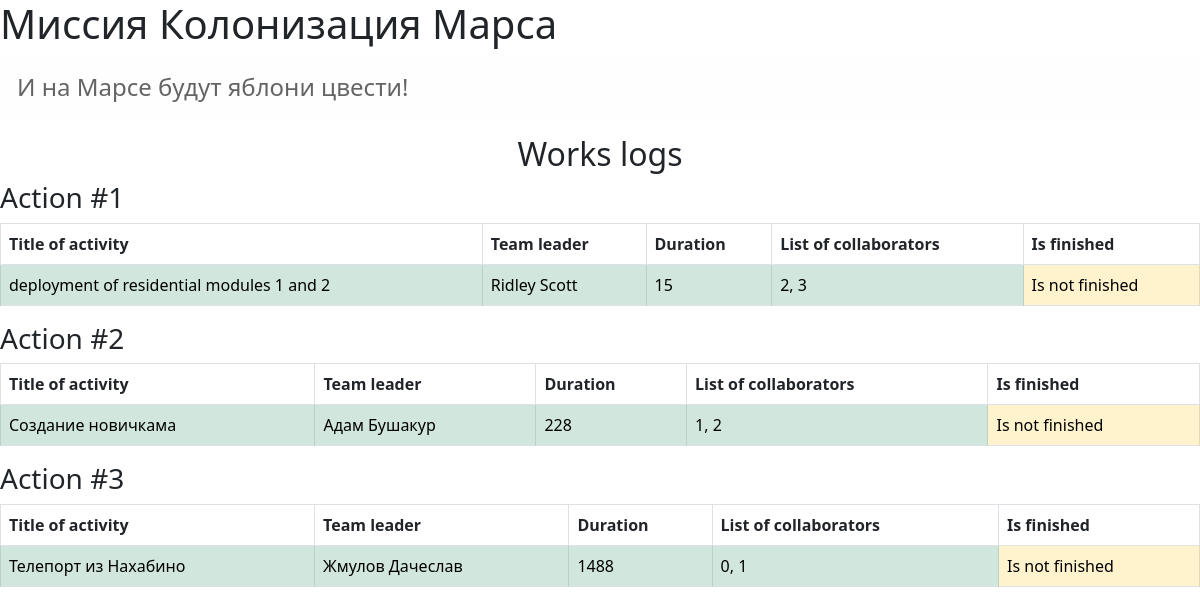
The page / on the database its author committed.
### data/jobs.py (models this page shows)
class Jobs(SqlAlchemyBase):
    __tablename__ = 'jobs'
    id = sa.Column(sa.Integer, primary_key=True,
                   autoincrement=True)
    team_leader_id = sa.Column(sa.Integer,
                            sa.ForeignKey('users.id'))
    job = sa.Column(sa.String)
    work_size = sa.Column(sa.Integer)
    collaborations = sa.Column(sa.String)
    start_date = sa.Column(sa.DateTime)
    end_date = sa.Column(sa.DateTime)
    is_finished = sa.Column(sa.Boolean)
    team_leader = orm.relation('User')

### data/users.py (models this page shows, shortened)
class User(SqlAlchemyBase):
    __tablename__ = 'users'
    id = sa.Column(sa.Integer, primary_key=True,
                   autoincrement=True)
    surname = sa.Column(sa.String, nullable=True)
    name = sa.Column(sa.String, nullable=True)
    age = sa.Column(sa.Integer, nullable=True)
    position = sa.Column(sa.String, nullable=True)
    speciality = sa.Column(sa.String, nullable=True)
    address = sa.Column(sa.String, nullable=True)
    email = sa.Column(sa.String, unique=True,
                      nullable=True)
    hashed_password = sa.Column(sa.String,
                                nullable=True)
    modified_date = sa.Column(sa.DateTime)

### server.py (the view)
@app.route('/')
def news_work():
    db_sess = db_session.create_session()
    jobs = db_sess.query(Jobs).all()
    return render_template('index.html', jobs=jobs)

### data/db_session.py (called while the page is built)
def create_session() -> Session:
    global __factory
    return __factory()

### templates/index.html
{% extends "base.html" %}
{% block content %}
<h2 style="text-align: center;">Works logs</h2>
{% for job in jobs %}
    <div>
        <h3>Action #{{ job.id }}</h3>
        <table class="table table-bordered">
          <thead>
            <tr>
              <th scope="col">Title of activity</th>
              <th scope="col">Team leader</th>
              <th scope="col">Duration</th>
              <th scope="col">List of collaborators</th>
              <th scope="col">Is finished</th>
            </tr>
          </thead>
          <tbody>
            <tr>
              <td class="table-success">{{ job.job }}</td>
              <td class="table-success">{{ job.team_leader.name }}  {{ job.team_leader.surname }}</td>
              <td class="table-success">{{ job.work_size }}</td>
              <td class="table-success">{{ job.collaborations }}</td>
              {% if job.is_finished %}
              <td class="table-success">Is finished</td>
              {% else %}
              <td class="table-warning">Is not finished</td>
              {% endif %}
            </tr>
          </tbody>
        </table>
    </div>
{% endfor %}
{% endblock %}

### templates/base.html (shortened to what this page needs)
<!DOCTYPE html>
<html lang="en">
<head>
    <link href="https://cdn.jsdelivr.net/npm/bootstrap@5.0.0-beta1/dist/css/bootstrap.min.css" rel="stylesheet"
>
</head>
<body>
    <h1>Миссия Колонизация Марса</h1>
    <h4 class="alert alert-light">И на Марсе будут яблони цвести!</h4>
    {% block content %}{% endblock %}
</body>
</html>

### rows shown on the page
Jobs: id "1", job "deployment of residential modules 1 and 2", team_leader.name "Ridley", team_leader.surname "Scott", work_size "15", collaborations "2, 3", is_finished "Is not finished"
Jobs: id "2", job "Создание новичкама", team_leader.name "Адам", team_leader.surname "Бушакур", work_size "228", collaborations "1, 2", is_finished "Is not finished"
Jobs: id "3", job "Телепорт из Нахабино", team_leader.name "Жмулов", team_leader.surname "Дачеслав", work_size "1488", collaborations "0, 1", is_finished "Is not finished"
